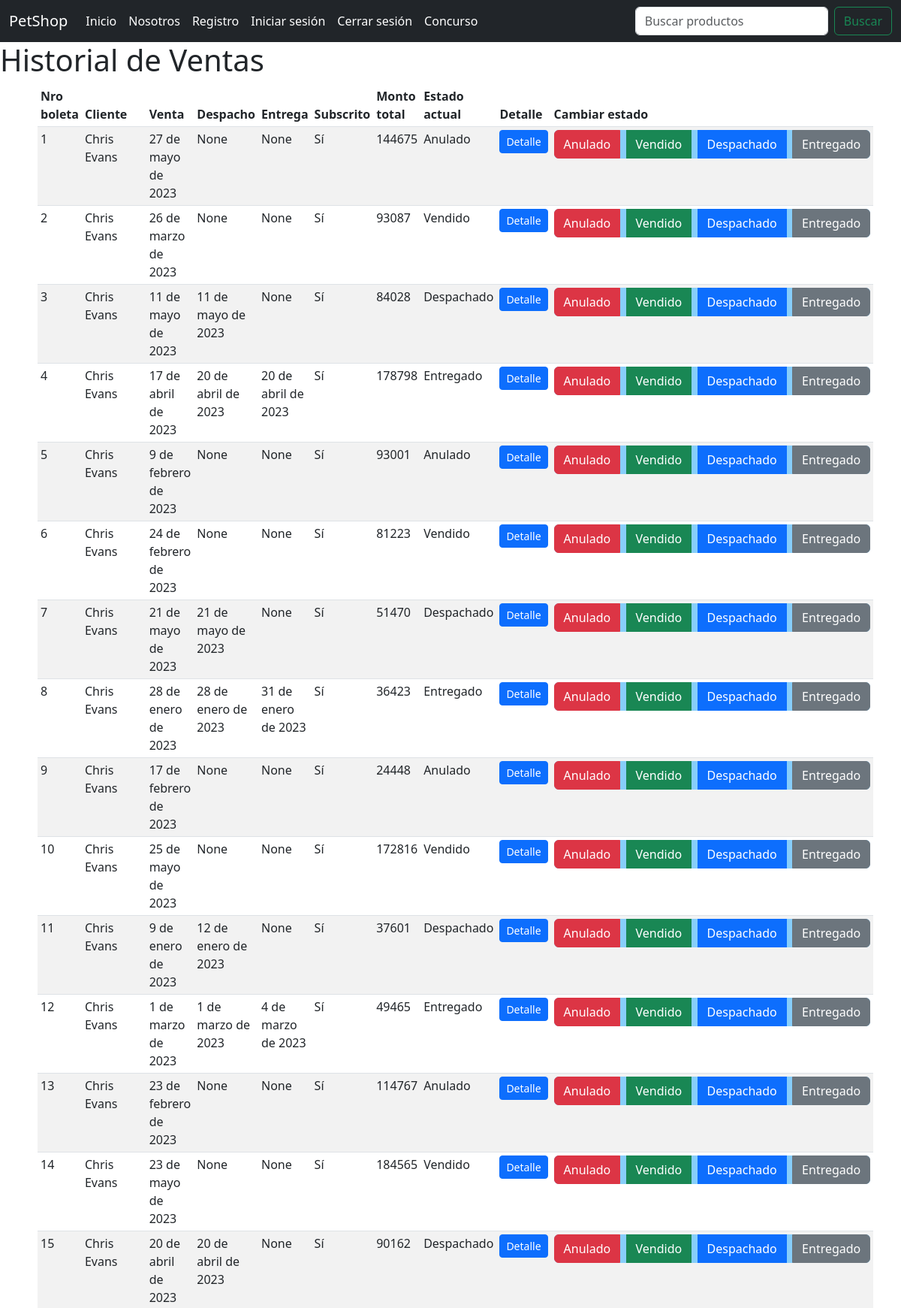
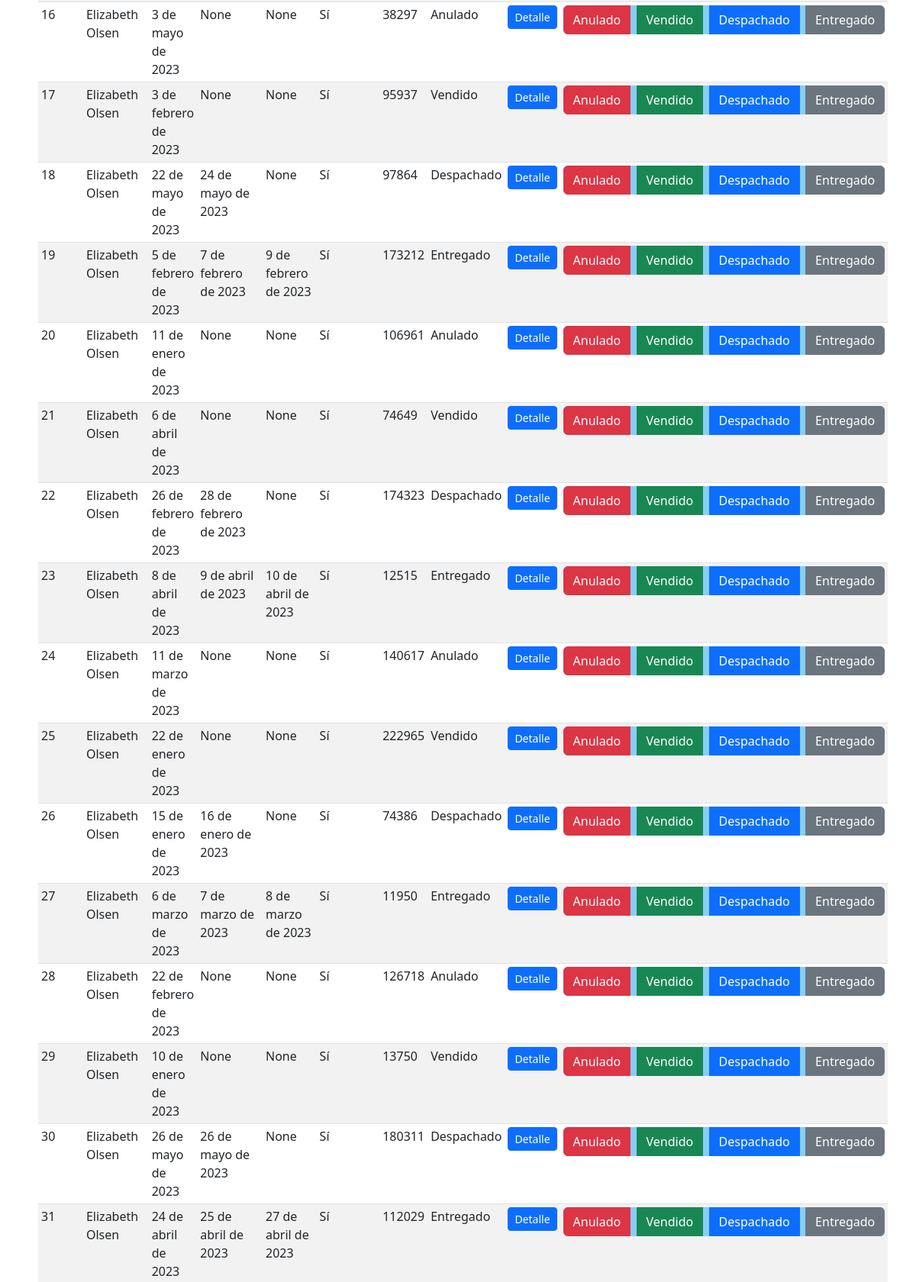
The app's page /ventas (upper part) with its own data (2 pictures, top to bottom).
### core/models.py (models this page shows, shortened)
class Boleta(models.Model):
    ESTADO_CHOICES = [
        ('Anulado', 'Anulado'),
        ('Vendido', 'Vendido'),
        ('Despachado', 'Despachado'),
        ('Entregado', 'Entregado'),
    ]
    nro_boleta = models.IntegerField(primary_key=True, blank=False, null=False, verbose_name='Nro boleta')
    cliente = models.ForeignKey(Perfil, on_delete=models.DO_NOTHING)
    monto_sin_iva = models.IntegerField(blank=False, null=False, verbose_name='Monto sin IVA')
    iva = models.IntegerField(blank=False, null=False, verbose_name='IVA')
    total_a_pagar = models.IntegerField(blank=False, null=False, verbose_name='Total a pagar')
    fecha_venta = models.DateField(blank=False, null=False, verbose_name='Fecha de venta')
    fecha_despacho = models.DateField(blank=True, null=True, verbose_name='Fecha de despacho')
    fecha_entrega = models.DateField(blank=True, null=True, verbose_name='Fecha de entrega')
    estado = models.CharField(choices=ESTADO_CHOICES, max_length=50, blank=False, null=False, verbose_name='Estado')
    class Meta:
        db_table = 'Boleta'
        verbose_name = "Boleta"
        verbose_name_plural = "Boletas"

### core/views.py (the view)
# urls.py: path('ventas',ventas ,name="ventas"),
def ventas(request):
    boletas = Boleta.objects.all()
    historial =[]
    for boleta in boletas:
        boleta_historial = {}
        boleta_historial['nro_boleta'] = boleta.nro_boleta
        boleta_historial['nom_cliente'] = f'{boleta.cliente.usuario.first_name} {boleta.cliente.usuario.last_name}'
        boleta_historial['fecha_venta'] = boleta.fecha_venta
        boleta_historial['fecha_despacho'] = boleta.fecha_despacho
        boleta_historial['fecha_entrega'] = boleta.fecha_entrega
        if boleta.cliente.subscrito:
            boleta_historial['subscrito'] = 'Sí'
        else:
            boleta_historial['subscrito'] = 'No'
        boleta_historial['total_a_pagar'] = boleta.total_a_pagar
        boleta_historial['estado'] = boleta.estado
        historial.append(boleta_historial)
    datos = { 'historial': historial }
    return render(request, 'core/ventas.html', datos)

### core/templates/core/ventas.html
    {% extends 'core/base.html' %}
    {% load static %}
    {% block content %}
        <h1>Historial de Ventas</h1>
    <div class="table-responsive">
        <table class="table table-striped table-sm">
            <thead>
                <tr>
                    <th> Nro boleta </th>
                    <th> Cliente </th>
                    <th> Venta </th>
                    <th> Despacho </th>
                    <th> Entrega </th>
                    <th> Subscrito </th>
                    <th> Monto total </th>
                    <th> Estado actual </th>
                    <th> Detalle </th>
                    <th colspan="4">
                        Cambiar estado
                    </th>
                </tr>
            </thead>
            <tbody>
                {% for boleta in historial %}
                <tr>
                    <td> {{ boleta.nro_boleta }} </td>
                    <td> {{ boleta.nom_cliente }} </td>
                    <td> {{ boleta.fecha_venta }} </td>
                    <td> {{ boleta.fecha_despacho }} </td>
                    <td> {{ boleta.fecha_entrega }} </td>
                    <td> {{ boleta.subscrito }} </td>
                    <td> {{ boleta.total_a_pagar }} </td>
                    <td> {{ boleta.estado }} </td>
                    <td>
                        <button type="submit" class="btn btn-sm btn-primary">Detalle</button>
                    </td>
                    <td>
                        <span>
                            <div class="btn-group">
                                <a href="{% url 'cambiar_estado_boleta' boleta.nro_boleta 'Anulado'  %}" class="btn btn-xs btn-danger">Anulado</a> &nbsp;&nbsp;
                                <a href="{% url 'cambiar_estado_boleta' boleta.nro_boleta 'Vendido'  %}" class="btn btn-xs btn-success">Vendido</a> &nbsp;&nbsp;
                                <a href="{% url 'cambiar_estado_boleta' boleta.nro_boleta 'Despachado'  %}" class="btn btn-xs btn-primary">Despachado</a> &nbsp;&nbsp;
                                <a href="{% url 'cambiar_estado_boleta' boleta.nro_boleta 'Entregado'  %}" class="btn btn-xs btn-secondary">Entregado</a>
                            </div>
                        </span>
                    </td>
                </tr>
                {% endfor %}
            </tbody>
        </table>
    </div>
    {% endblock content %}

### core/static/core/CSS/style.css (style rules this page uses)
.btn-group { background-color: lightskyblue; }
.table-responsive { overflow-x: auto; }
.table-responsive { padding-left: 50px; padding-right: 50px; }

### records on screen
Boleta: fecha_venta "27 de mayo de 2023", estado "Anulado"
Boleta: fecha_venta "26 de marzo de 2023", estado "Vendido"
Boleta: fecha_venta "11 de mayo de 2023", fecha_despacho "11 de mayo de 2023", estado "Despachado"
Boleta: fecha_venta "17 de abril de 2023", fecha_despacho "20 de abril de 2023", fecha_entrega "20 de abril de 2023", estado "Entregado"
Boleta: fecha_venta "9 de febrero de 2023", estado "Anulado"
Boleta: fecha_venta "24 de febrero de 2023", estado "Vendido"
Boleta: fecha_venta "21 de mayo de 2023", fecha_despacho "21 de mayo de 2023", estado "Despachado"
Boleta: fecha_venta "28 de enero de 2023", fecha_despacho "28 de enero de 2023", fecha_entrega "31 de enero de 2023", estado "Entregado"
Boleta: fecha_venta "17 de febrero de 2023", estado "Anulado"
Boleta: fecha_venta "25 de mayo de 2023", estado "Vendido"
Boleta: fecha_venta "9 de enero de 2023", fecha_despacho "12 de enero de 2023", estado "Despachado"
Boleta: fecha_venta "1 de marzo de 2023", fecha_despacho "1 de marzo de 2023", fecha_entrega "4 de marzo de 2023", estado "Entregado"
Boleta: fecha_venta "23 de febrero de 2023", estado "Anulado"
Boleta: fecha_venta "23 de mayo de 2023", estado "Vendido"
Boleta: fecha_venta "20 de abril de 2023", fecha_despacho "20 de abril de 2023", estado "Despachado"
Boleta: fecha_venta "3 de mayo de 2023", estado "Anulado"
Boleta: fecha_venta "3 de febrero de 2023", estado "Vendido"
Boleta: fecha_venta "22 de mayo de 2023", fecha_despacho "24 de mayo de 2023", estado "Despachado"
Boleta: fecha_venta "5 de febrero de 2023", fecha_despacho "7 de febrero de 2023", fecha_entrega "9 de febrero de 2023", estado "Entregado"
Boleta: fecha_venta "11 de enero de 2023", estado "Anulado"
Boleta: fecha_venta "6 de abril de 2023", estado "Vendido"
Boleta: fecha_venta "26 de febrero de 2023", fecha_despacho "28 de febrero de 2023", estado "Despachado"
Boleta: fecha_venta "8 de abril de 2023", fecha_despacho "9 de abril de 2023", fecha_entrega "10 de abril de 2023", estado "Entregado"
Boleta: fecha_venta "11 de marzo de 2023", estado "Anulado"
Boleta: fecha_venta "22 de enero de 2023", estado "Vendido"
Boleta: fecha_venta "15 de enero de 2023", fecha_despacho "16 de enero de 2023", estado "Despachado"
Boleta: fecha_venta "6 de marzo de 2023", fecha_despacho "7 de marzo de 2023", fecha_entrega "8 de marzo de 2023", estado "Entregado"
Boleta: fecha_venta "22 de febrero de 2023", estado "Anulado"
Boleta: fecha_venta "10 de enero de 2023", estado "Vendido"
Boleta: fecha_venta "26 de mayo de 2023", fecha_despacho "26 de mayo de 2023", estado "Despachado"
Boleta: fecha_venta "24 de abril de 2023", fecha_despacho "25 de abril de 2023", fecha_entrega "27 de abril de 2023", estado "Entregado"

### other values on screen
{{ boleta.nro_boleta }} "1" "2" "3" "4" "5" "6" "7" "8" "9" "10" "11" "12" "13" "14" "15" "16" "17" "18" "19" "20" "21" "22" "23" "24" "25" "26" "27" "28" "29" "30" "31"
{{ boleta.nom_cliente }} "Chris Evans" "Chris Evans" "Chris Evans" "Chris Evans" "Chris Evans" "Chris Evans" "Chris Evans" "Chris Evans" "Chris Evans" "Chris Evans" "Chris Evans" "Chris Evans" "Chris Evans" "Chris Evans" "Chris Evans" "Elizabeth Olsen" "Elizabeth Olsen" "Elizabeth Olsen" "Elizabeth Olsen" "Elizabeth Olsen" "Elizabeth Olsen" "Elizabeth Olsen" "Elizabeth Olsen" "Elizabeth Olsen" "Elizabeth Olsen" "Elizabeth Olsen" "Elizabeth Olsen" "Elizabeth Olsen" "Elizabeth Olsen" "Elizabeth Olsen" "Elizabeth Olsen"
{{ boleta.fecha_despacho }} "None" "None" "None" "None" "None" "None" "None" "None" "None" "None" "None" "None" "None" "None" "None" "None"
{{ boleta.fecha_entrega }} "None" "None" "None" "None" "None" "None" "None" "None" "None" "None" "None" "None" "None" "None" "None" "None" "None" "None" "None" "None" "None" "None" "None" "None"
{{ boleta.subscrito }} "Sí" "Sí" "Sí" "Sí" "Sí" "Sí" "Sí" "Sí" "Sí" "Sí" "Sí" "Sí" "Sí" "Sí" "Sí" "Sí" "Sí" "Sí" "Sí" "Sí" "Sí" "Sí" "Sí" "Sí" "Sí" "Sí" "Sí" "Sí" "Sí" "Sí" "Sí"
{{ boleta.total_a_pagar }} "144675" "93087" "84028" "178798" "93001" "81223" "51470" "36423" "24448" "172816" "37601" "49465" "114767" "184565" "90162" "38297" "95937" "97864" "173212" "106961" "74649" "174323" "12515" "140617" "222965" "74386" "11950" "126718" "13750" "180311" "112029"
